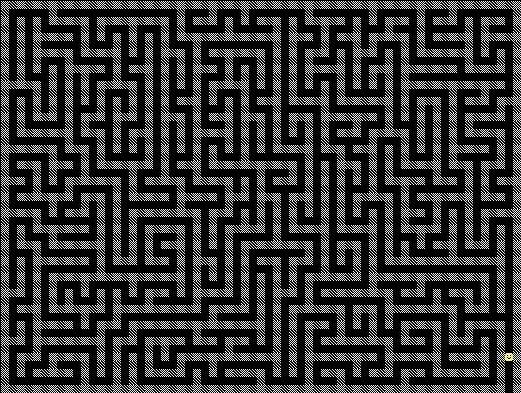
#> input picture Introduction to Machine Learning and Neural Networks/Problem8_Maze_RL/maze.jpg, 521 x 393 px
$ python Fig2Array.py
#> lines starting #> are read from the running program, lines starting #| are printed output that depends on the picture
from PIL import Image
import numpy as np

def remove_black_border(img):
    """移除图片的黑色边框"""
    # 转换为灰度图像数组
    img_array = np.array(img)
    # 找到非黑色像素的行和列索引
    non_black_rows = np.where(img_array.min(axis=1) > 0)[0]
#> non_black_rows = empty array
    non_black_cols = np.where(img_array.min(axis=0) > 0)[0]
#> non_black_cols = empty array

    # 如果全是黑色，直接返回原图
    if non_black_rows.size == 0 or non_black_cols.size == 0:
        return img

    # 找到有效的区域范围
    top, bottom = non_black_rows[0], non_black_rows[-1]
    left, right = non_black_cols[0], non_black_cols[-1]

    # 裁剪图像
    return img.crop((left, top, right, bottom))

def maze_image_to_array(image_path, block_size=8):
    # 打开图片并转换为灰度图
    img = Image.open(image_path).convert('L')

    # 移除黑色边框
    img = remove_black_border(img)

    # 将图片大小调整为适合的区块
    img = img.resize((img.width // block_size, img.height // block_size), Image.NEAREST)
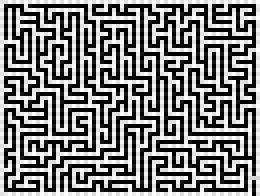
#> img: PIL image 65x49 L (shown 4 times larger); min 0, max 255, mean 125.3

    # 将图像转换为数组
    img_array = np.array(img)

    # 将像素值转换为0和1
    maze_array = np.where(img_array < 128, 0, 1)  # 黑色为0，白色为1
#> maze_array: shape (49, 65) int64; values 0 (black) and 1 (white), 51.8% white; black in thin lines or dots

    return maze_array.tolist()  # 转换为列表形式


maze_array = maze_image_to_array('maze.jpg', block_size=8)
#> maze_array = 49 items
for row in maze_array:
    print(row)
#> this loop made 49 passes
#| [1, 1, 1, 1, 1, 1, 1, 1, 1, 1, 1, 1, 1, 1, 1, 1, 1, 1, 1, 1, 1, 1, 1, 1, 1, 1, 1, 1, 1, 1, 1, 1, 1, 1, 1, 1, 1, 1, 1, 1, 1, 1, 1, 1, 1, 1, 1, 1, 1, 1, 1, 1, 1, 1, 1, 1, 1, 1, 1, 1, 1, 1, 1, 1, 1]
#| [1, 0, 0, 0, 0, 0, 1, 0, 0, 0, 0, 0, 0, 0, 0, 0, 0, 0, 0, 0, 0, 0, 1, 0, 0, 0, 1, 0, 0, 0, 1, 0, 0, 0, 0, 0, 0, 0, 1, 0, 0, 0, 0, 0, 0, 0, 1, 0, 0, 0, 0, 0, 1, 0, 0, 0, 1, 0, 0, 0, 0, 0, 0, 0, 1]
#| [1, 0, 1, 0, 1, 0, 1, 1, 1, 1, 1, 0, 1, 1, 1, 1, 1, 1, 1, 1, 1, 0, 1, 0, 1, 1, 1, 0, 1, 0, 1, 0, 1, 1, 1, 0, 1, 0, 1, 1, 1, 1, 1, 0, 1, 0, 1, 0, 1, 1, 1, 0, 1, 0, 1, 1, 1, 0, 1, 0, 1, 1, 1, 0, 1]
#| [1, 0, 1, 0, 1, 0, 0, 0, 0, 0, 1, 0, 1, 0, 0, 0, 1, 0, 0, 0, 1, 0, 1, 0, 0, 0, 0, 0, 1, 0, 0, 0, 0, 0, 1, 0, 1, 0, 0, 0, 1, 0, 0, 0, 1, 0, 0, 0, 1, 0, 0, 0, 1, 0, 0, 0, 0, 0, 1, 0, 1, 0, 0, 0, 1]
#| [1, 0, 1, 0, 1, 1, 1, 1, 1, 0, 1, 0, 1, 0, 1, 0, 1, 0, 1, 0, 1, 0, 1, 1, 1, 1, 1, 1, 1, 1, 1, 1, 1, 1, 1, 0, 1, 1, 1, 0, 1, 0, 1, 1, 1, 0, 1, 1, 1, 1, 1, 0, 1, 0, 1, 1, 1, 1, 1, 0, 1, 1, 1, 1, 1]
#| [1, 0, 1, 0, 1, 0, 0, 0, 0, 0, 1, 0, 0, 0, 1, 0, 1, 0, 1, 0, 1, 0, 0, 0, 1, 0, 0, 0, 0, 0, 0, 0, 0, 0, 1, 0, 1, 0, 0, 0, 1, 0, 0, 0, 1, 0, 1, 0, 0, 0, 1, 0, 1, 0, 0, 0, 0, 0, 1, 0, 1, 0, 0, 0, 1]
#| [1, 0, 1, 0, 1, 1, 1, 1, 1, 0, 1, 1, 1, 1, 1, 0, 1, 0, 1, 0, 1, 1, 1, 0, 1, 0, 1, 1, 1, 1, 1, 1, 1, 0, 1, 0, 1, 0, 1, 1, 1, 0, 1, 0, 1, 1, 1, 0, 1, 0, 1, 0, 1, 1, 1, 1, 1, 1, 1, 0, 1, 0, 1, 0, 1]
#| [1, 0, 1, 0, 1, 0, 0, 0, 1, 0, 0, 0, 0, 0, 1, 0, 0, 0, 1, 0, 1, 0, 1, 0, 1, 0, 0, 0, 1, 0, 0, 0, 1, 0, 1, 0, 1, 0, 1, 0, 0, 0, 1, 0, 1, 0, 0, 0, 1, 0, 1, 0, 0, 0, 0, 0, 0, 0, 1, 0, 0, 0, 1, 0, 1]
#> (further printed lines are left out)

def save_maze_to_txt(maze_array, output_path):
    """将迷宫数组保存到TXT文件"""
#> called with output_path = 'mazeArray.txt'
    with open(output_path, 'w') as f:
        for row in maze_array:
            f.write(' '.join(map(str, row)) + '\n')

maze_array = maze_image_to_array('maze.jpg', block_size=8)
save_maze_to_txt(maze_array, 'mazeArray.txt')
